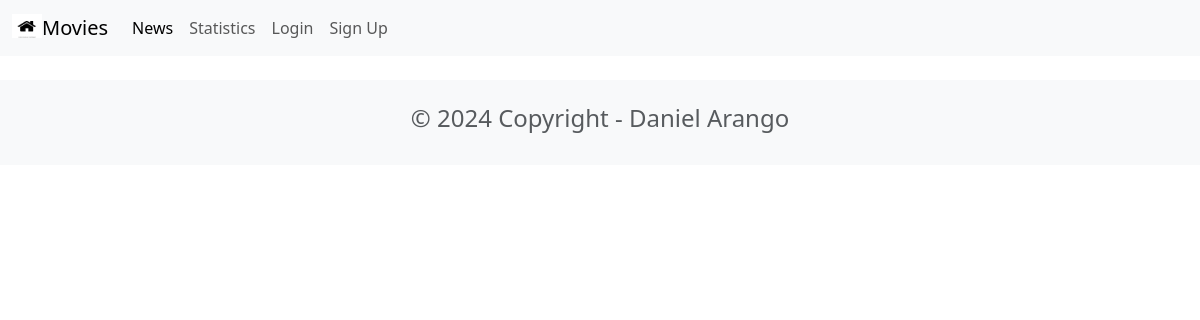
Before: /news/ with the older database file.
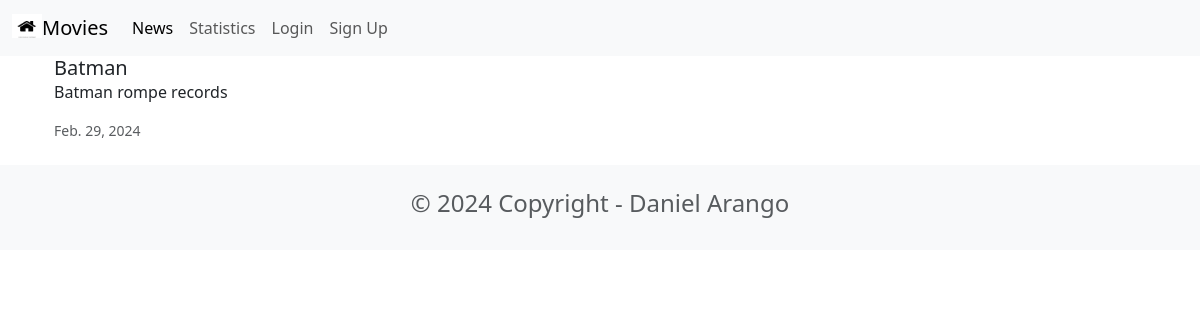
After: the same page with the newer database file.
### news/models.py (models this page shows, shortened)
class News(models.Model):
    headline = models.CharField(max_length=200)
    body = models.TextField()
    date = models.DateField()

### news/views.py (the view)
# urls.py: path('news/',include('news.urls')),
def news(request):
    newss = News.objects.all().order_by('-date')
    return render(request,'news.html',{'newss':newss})

### news/templates/news.html
{% extends 'base.html' %}
{% block content %}
<div class="container">
    {% for news in newss %}
    <div class="card_mb-3">
        <div class="row_g-0">
            <div>
                <div class="card-body">
                    <h5 class="card-title">{{ news.headline }}</h5>
                    <p class="card-text">{{ news.body }}</p>
                    <p class="card-text"><small class="text-muted"> {{ news.date }} </small></p>
                </div>
            </div>
        </div>
    </div>
    {% endfor %}
</div>
{% endblock content %}

Changed rows visible on the page:
added News: headline "Batman", body "Batman rompe records", date "Feb. 29, 2024"
